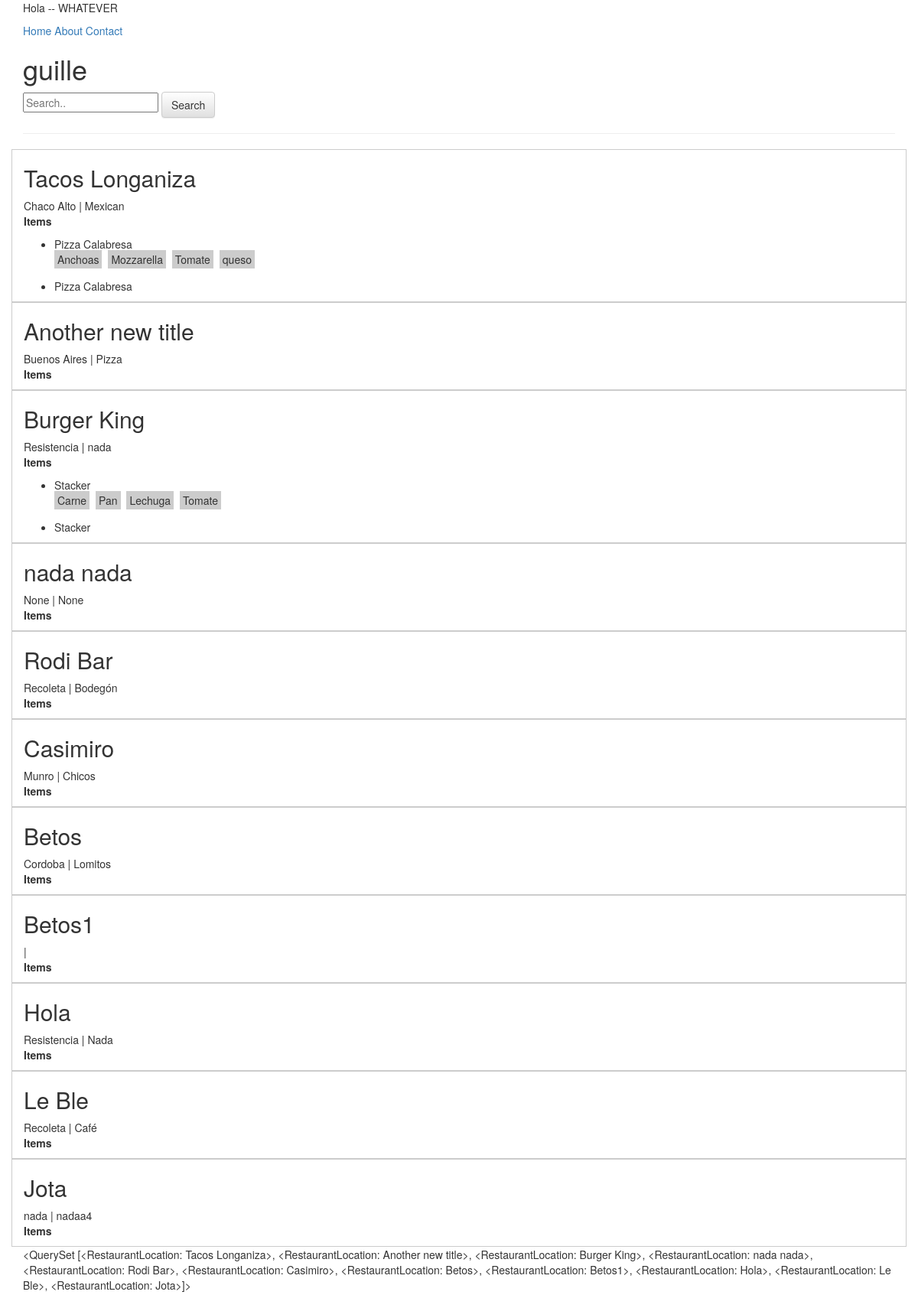
The app's page /u/guille/ with its own data.
### restaurants/models.py (models this page shows, shortened)
class RestaurantLocation(models.Model):
	owner = models.ForeignKey(User)
	name = models.CharField(max_length=120)
	location = models.CharField(max_length=120, null=True, blank=True)
	category = models.CharField(max_length=120, null=True, blank=True)
	timestamp = models.DateTimeField(auto_now_add=True)
	updated = models.DateTimeField(auto_now=True)
	slug = models.SlugField(null=True, blank=True)
	def __str__(self):
		return self.name
	@property
	def title(self):
		return self.name

### menus/models.py (models this page shows, shortened)
class Item(models.Model):
	user = models.ForeignKey(settings.AUTH_USER_MODEL)
	restaurant = models.ForeignKey(RestaurantLocation)
	name = models.CharField(max_length=120)
	contents = models.TextField(help_text='Separate each item by comma')
	excludes = models.TextField(blank=True, null=True, help_text='Separate each item by comma')
	public = models.BooleanField(default=True)
	timestamp = models.DateTimeField(auto_now_add=True)
	updated = models.DateTimeField(auto_now=True)
	class Meta:
		ordering = ['-updated','-timestamp']
	def get_contents(self):
		return self.contents.split(",")

### profiles/views.py (the view)
# urls.py: url(r'^(?P<username>[\w-]+)/$', ProfileDetailView.as_view(), name='detail'),
class ProfileDetailView(DetailView):
	template_name = 'profiles/user.html'
	def get_object(self):
		username = self.kwargs.get('username')
		if username is None:
			raise Http404
		return get_object_or_404(User, username__iexact=username, is_active=True)
	def get_context_data(self,*args,**kwargs):
		context = super(ProfileDetailView, self).get_context_data(*args,**kwargs)
		user = context['user']
		query = self.request.GET.get('q')
		items_exists = Item.objects.filter(user=user).exists()
		qs = RestaurantLocation.objects.filter(owner=user)#.search(query)
		if query:
			qs = qs.search(query)
		if items_exists and qs.exists():
			context['locations'] = qs
		return context

### profiles/templates/profiles/user.html (shortened to what this page needs)
{% extends 'base.html' %}
{% block content %}
<h1>{{ user.username }}</h1>
<form class='form' method='GET' action='.'>
<input type='text' placeholder='Search..' name='q' value='{{ request.GET.q }}'>
<button class='btn btn-default' type='submit'>Search</button>
</form>
<hr/>
{% if locations %}
{% for rest in locations %}
	<div class='row'>
	<div class='col-sm-12' style='border: 1px solid #ccc; border-radius: border-radius: 5px;'><h2>{{ rest.title }}</h2>{{ rest.location }} | {{ rest.category }}
		<p>
			<b>Items</b>
		<ul>
			{% for item in rest.item_set.all %}
			<li style='margin-bottom: 15px;'>{{ item.name }}<br/>
				{% for ing in item.get_contents %}
				<span style='padding: 2px 4px; margin-right:4px; margin-right:4px; background-color:#ccc'>{{ ing }}</span>
				{% endfor %}
			<li>{{ item.name }}</li>
			{% endfor %}
		</ul>
	</div>
	</div>
{% endfor %}
{% endif %}
{{ user.restaurantlocation_set.all }}
{% endblock %}

### templates/base.html (shortened to what this page needs)
<!DOCTYPE html>
<html>
<head>
	{% include 'snippets/nav.html' %}
</head>
<body>
{% include 'snippets/css.html' %}
	<div class='container'>
	{% block content %}{% endblock content %}
	</div>
	<div class='container'>
	</div>
</body>
</html>

### templates/snippets/nav.html (shortened to what this page needs)
<div class='container'>
<p>Hola -{{ jota }}- WHATEVER</p>
<a href='{% url "home" %}'>Home</a>
<a href='{% url "about" %}'>About</a>
<a href='{% url "contact" %}'>Contact</a>
</div>

### records on screen
RestaurantLocation: title "Tacos Longaniza", location "Chaco Alto", category "Mexican"
Item: name "Pizza Calabresa", get_contents "Anchoas" "Mozzarella" "Tomate" "queso"
RestaurantLocation: title "Another new title", location "Buenos Aires", category "Pizza"
RestaurantLocation: title "Burger King", location "Resistencia", category "nada"
Item: name "Stacker", get_contents "Carne" "Pan" "Lechuga" "Tomate"
RestaurantLocation: title "nada nada", location "None", category "None"
RestaurantLocation: title "Rodi Bar", location "Recoleta", category "Bodegón"
RestaurantLocation: title "Casimiro", location "Munro", category "Chicos"
RestaurantLocation: title "Betos", location "Cordoba", category "Lomitos"
RestaurantLocation: title "Betos1"
RestaurantLocation: title "Hola", location "Resistencia", category "Nada"
RestaurantLocation: title "Le Ble", location "Recoleta", category "Café"
RestaurantLocation: title "Jota", location "nada", category "nadaa4"

### other values on screen
{{ user.username }} "guille"
